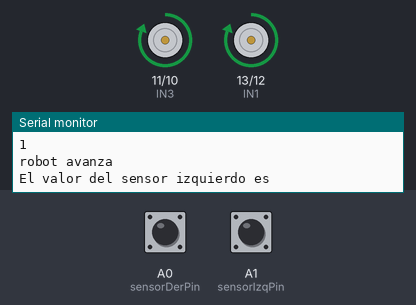
The sketch below on a simulated Arduino Uno, built with avr-gcc and run on an emulated ATmega328P. Parts: motor-driver pin pairs drawn as motors (green arrow = first pin HIGH = forward, orange = second pin HIGH = backward, longer = more drive), the last lines printed to the serial monitor. Inputs (shaded band) come from the test bench; at power-on: A0 (sensorDerPin) HIGH, A1 (sensorIzqPin) HIGH.

Above: at 1.2 s.
1.3 s: A0 (sensorDerPin) driven LOW
At 1.8 s:
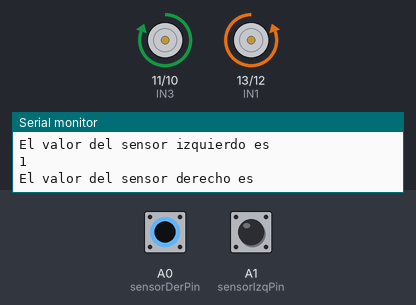
2.8 s: A1 (sensorIzqPin) driven LOW
At 4.1 s:
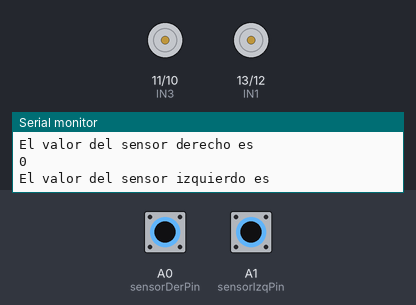
4.4 s: A0 (sensorDerPin) driven HIGH
At 5.0 s:
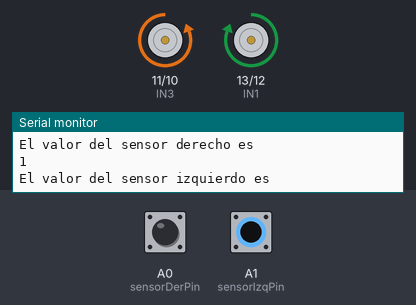
6.0 s: A1 (sensorIzqPin) driven HIGH
At 6.9 s:
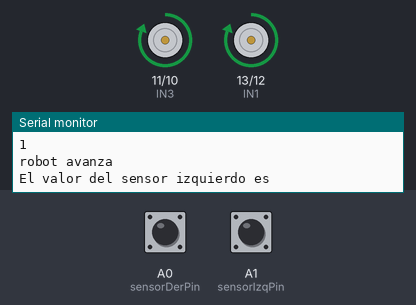
9.0 s: A0 (sensorDerPin) pulsed LOW 2 times (0.12 s each, 0.3 s apart)
At 9.17 s:
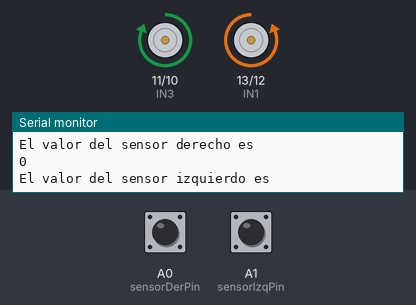
12.6 s: A1 (sensorIzqPin) pulsed LOW 5 times (0.12 s each, 0.3 s apart)
At 15.5 s:
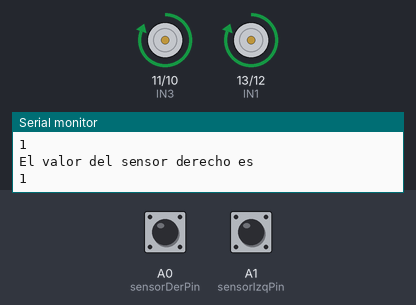
Timing chart, 0 to 17.0 s (numbered marks = the images above; inputs shaded):
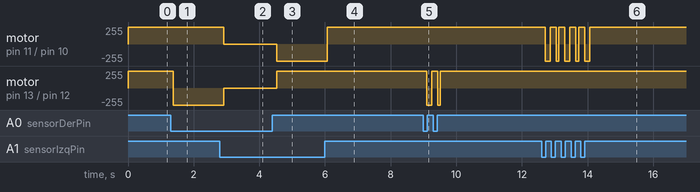

The sketch:

codigorobot.ino
```cpp
// Definición de variables y constantes relacionadas con el motor izquierdo
const int IN1 = 13;  // Pin digital 13 para controlar sentido giro motor izquierdo
const int IN2 = 12;  // Pin digital 12 para controlar sentido giro motor izquierdo

// Definición de variables y constantes relacionadas con el motor derecho
const int IN3 = 11;  // Pin digital 11 para controlar sentido giro motor izquierdo
const int IN4 = 10;  // Pin digital 10 para controlar sentido giro motor izquierdo


// Definición de variables y constantes relacionadas con los sensores IR
int lecturaSensorIzq; // Almacena el valor de la lectura del sensor izquierdo
int lecturaSensorDer; // Almacena el valor de la lectura del sensor derecho
const int sensorIzqPin = A1; // El sensor izq irá conectado al pin analógico A0
const int sensorDerPin = A0           ; // El sensor derecho irá conectado al pin analógico A1

void setup()
{
  // Se declaran todos los pines como salidas
  // Pines asociados a los motores
  pinMode (IN1, OUTPUT);
  pinMode (IN2, OUTPUT);
  pinMode (IN3, OUTPUT);
  pinMode (IN4, OUTPUT);
  pinMode( sensorIzqPin  , INPUT) ;
  pinMode( sensorDerPin  , INPUT) ;
  Serial.begin(9600); // Se inicia el puerto de comunicaciones en serie
}

void loop()
{

  lecturaSensorIR();


  if(lecturaSensorIzq == 0 && lecturaSensorDer == 0)
  {
    robotParar();

  }

  if (lecturaSensorIzq == 0 && lecturaSensorDer == 1)
  {
    robotDerecha();


  }

  if (lecturaSensorIzq == 1 && lecturaSensorDer == 0)
  {
   robotIzquierda();

  }

  if (lecturaSensorIzq == 1 && lecturaSensorDer == 1)
  {
    robotAvance(); // El robot avanza
    Serial.println("robot avanza");
  }

}
/*
  Función lecturaSensorIR: leerá el valor del sensor de infrarrojos TCRT5000
  y lo almacena en una variable. Dicho sensor retornará el valor 0 (LOW) si
  el sensor está en zona blanca y el valor 1 (HIGH) si el sensor está en zona
  negra.
*/
void lecturaSensorIR()
{
  lecturaSensorIzq = digitalRead(sensorIzqPin); // Almacena la lectura del sensor izquierdo
  lecturaSensorDer = digitalRead(sensorDerPin); // Almacena la lectura del sensor derecho

  Serial.println("El valor del sensor izquierdo es ");
  Serial.println(lecturaSensorIzq);

   Serial.println("El valor del sensor derecho es ");
  Serial.println(lecturaSensorDer);

}
/*
  Función robotAvance: esta función hará que ambos motores se activen a máxima potencia
  por lo que el robot avanzará hacia delante
*/
void robotAvance()
{
  // Motor izquierdo
  // Al mantener un pin HIGH y el otro LOW el motor gira en un sentido
  digitalWrite (IN1, HIGH);
  digitalWrite (IN2, LOW);

  // Motor derecho
  // Al mantener un pin HIGH y el otro LOW el motor gira en un sentido
  digitalWrite (IN3, HIGH);
  digitalWrite (IN4, LOW);
}
/*
  Función robotRetroceso: esta función hará que ambos motores se activen a máxima potencia
  en sentido contrario al anterior por lo que el robot avanzará hacia atrás
*/
void robotRetroceso()
{
  // Motor izquierdo
  // Al mantener un pin LOW y el otro HIGH el motor gira en sentido contrario al anterior
  digitalWrite (IN1, LOW);
  digitalWrite (IN2, HIGH);

  // Motor derecho
  // Al mantener un pin LOW y el otro HIGH el motor gira en sentido contrario al anterior
  digitalWrite (IN3, LOW);
  digitalWrite (IN4, HIGH);
}

/*
  Función robotDerecha: esta función acccionará el motor izquierdo y parará el derecho
  por lo que el coche girará hacia la derecha (sentido horario)
*/
void robotDerecha()
{
  //  Motor izquierdo
  // Se activa el motor izquierdo
  digitalWrite (IN1, HIGH);
  digitalWrite (IN2, LOW);

  // Motor derecho
  // Se para el motor derecho
  digitalWrite (IN3, LOW);
  digitalWrite (IN4, HIGH);

}
/*
  Función robotIzquierda: esta función acccionará el motor derecho y parará el izquierdo
  por lo que el coche girará hacia la izquierda (sentido antihorario)
*/
void robotIzquierda ()
{
   //  Motor izquierdo
  // Se para el motor izquierdo
  digitalWrite (IN1, LOW);
  digitalWrite (IN2, HIGH);

  // Motor derecho
  // Se activa el motor derecho
  digitalWrite (IN3, HIGH);
  digitalWrite (IN4, LOW);
}
/*
  Función robotParar: esta función parará ambos motores
  por lo que el robot se parará.
*/
void robotParar()
{
  // Motor izquierdo
  // Se para el motor izquierdo
  digitalWrite (IN1, LOW);
  digitalWrite (IN2, LOW);

  // Motor derecho
  // Se para el motor derecho
  digitalWrite (IN3, LOW);
  digitalWrite (IN4, LOW);

}
```

Measured:
- after the input at 1.3 s, motor on pin 13 (IN1) / pin 12 (IN2): forward 255/255 → backward 255/255 after 0.08 s
- after the input at 2.8 s, motor on pin 11 (IN3) / pin 10 (IN4): forward 255/255 → stopped after 0.12 s; motor on pin 13 (IN1) / pin 12 (IN2): backward 255/255 → stopped after 0.12 s
- after the input at 4.4 s, motor on pin 11 (IN3) / pin 10 (IN4): stopped → backward 255/255 after 0.14 s; motor on pin 13 (IN1) / pin 12 (IN2): stopped → forward 255/255 after 0.14 s
- after the input at 6.0 s, motor on pin 11 (IN3) / pin 10 (IN4): backward 255/255 → forward 255/255 after 0.08 s
- after the input at 9.0 s, motor on pin 13 (IN1) / pin 12 (IN2): forward 255/255 → backward 255/255 after 0.10 s, → forward 255/255 0.15 s later, → backward 255/255 0.18 s later, → forward 255/255 0.08 s later
- after the input at 12.6 s, motor on pin 11 (IN3) / pin 10 (IN4): forward 255/255 → backward 255/255 after 0.11 s, then repeats every 0.60 s: forward 255/255 0.18 s, backward 255/255 0.08 s, forward 255/255 0.18 s, backward 255/255 0.15 s, until it stays forward 255/255 from 14.1 s
